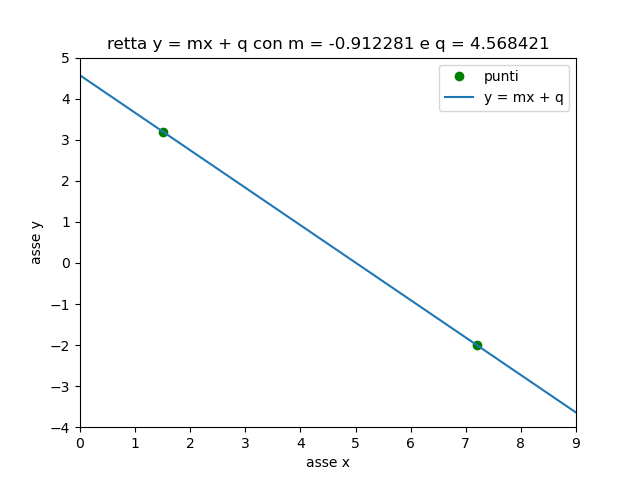

Python code for this plot:
# Per eseguire questo script, dare il comando: python3 retta.py
import matplotlib.pyplot as plt
import numpy as np

# Punti usati in retta.c
xp, yp = np.loadtxt('punti.dat', unpack=True)

# m e q stampati da retta.c
m = -0.912281
q = 4.568421
x = np.linspace(0, 9, 10)
y = m*x + q

plt.title('retta y = mx + q con m = -0.912281 e q = 4.568421')
plt.xlabel('asse x')
plt.ylabel('asse y')
plt.xlim(0, 9)
plt.ylim(-4, 5)
plt.plot(xp, yp, 'go', label='punti')
plt.plot(x, y, '-', label='y = mx + q')
plt.legend()
plt.savefig('retta.png')
plt.show()
